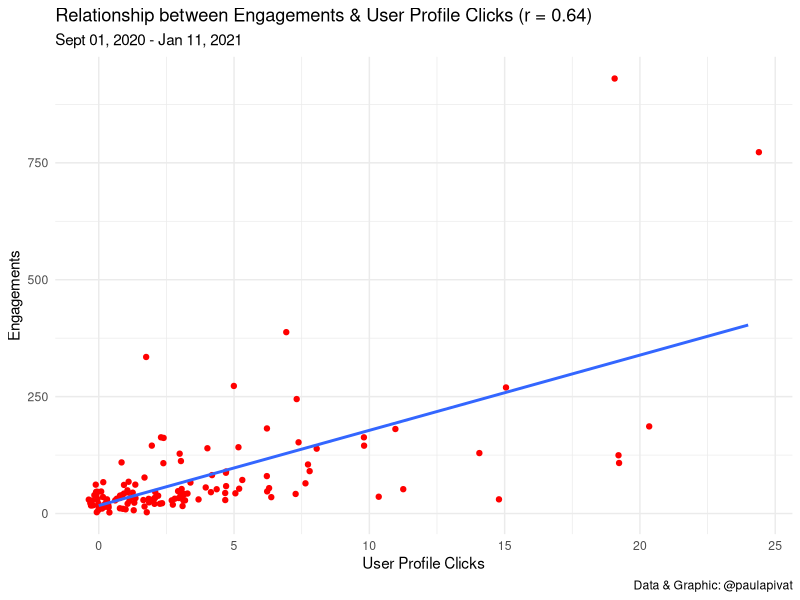
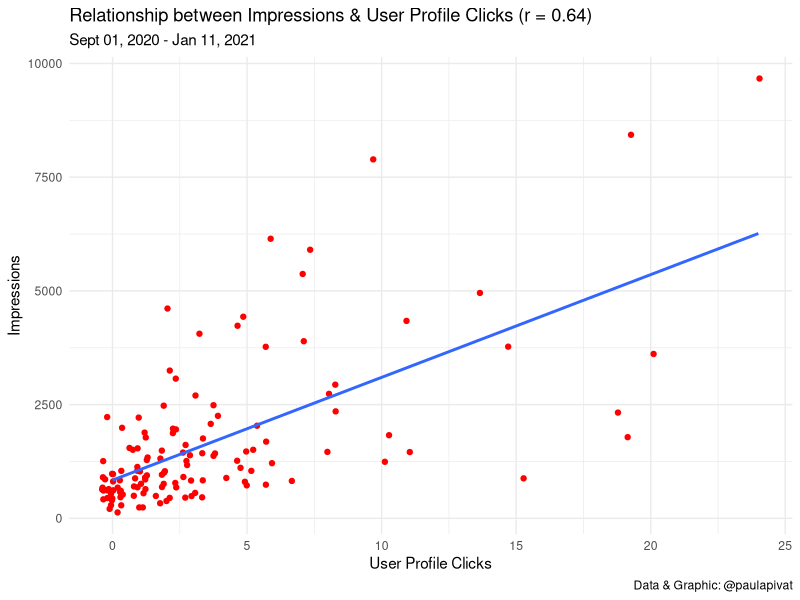
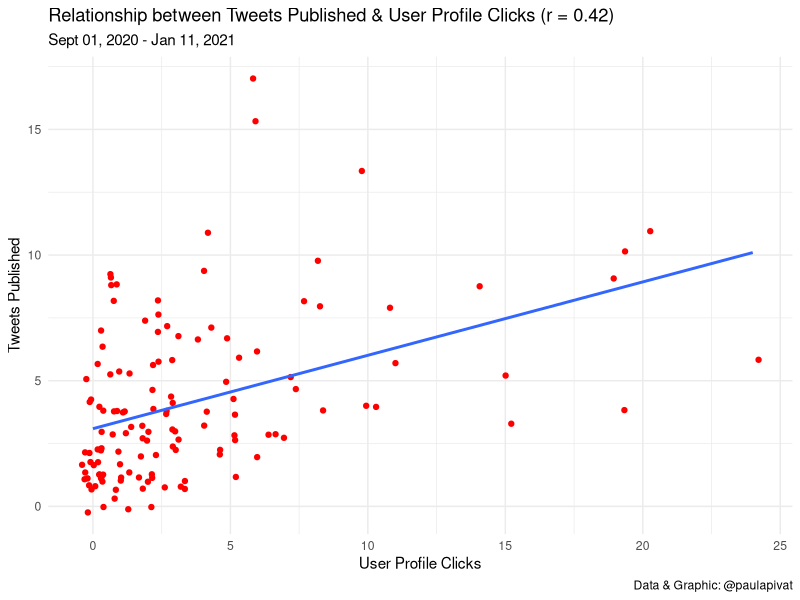
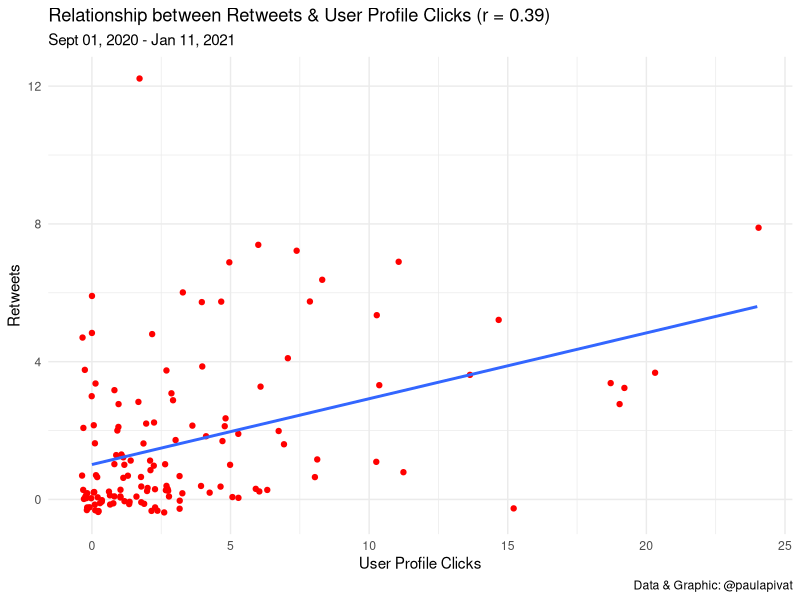
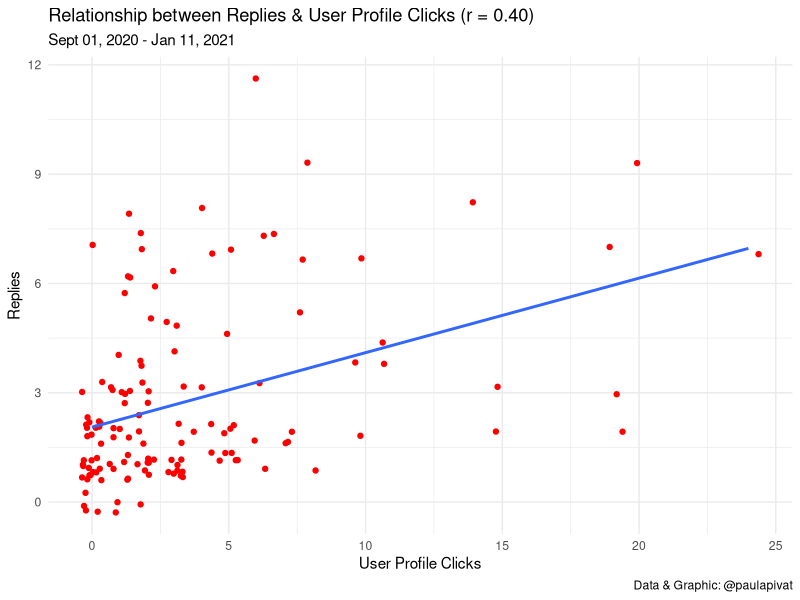
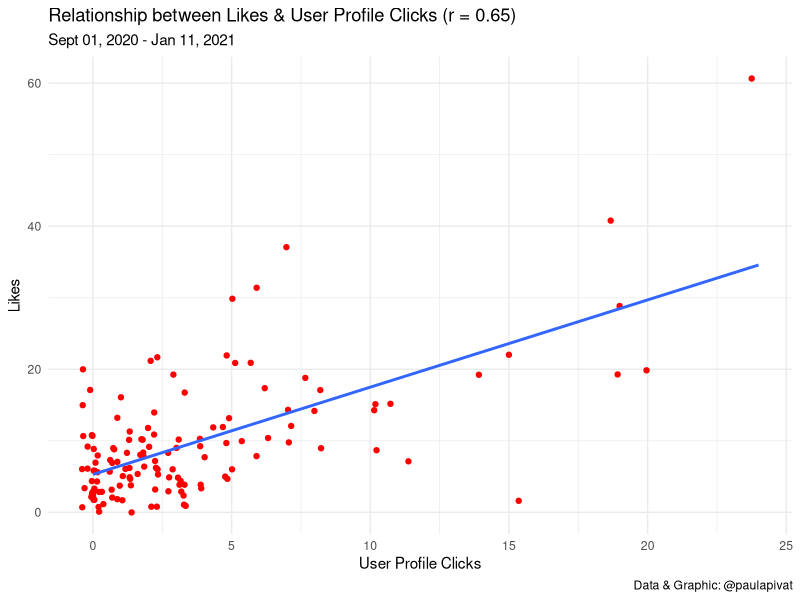
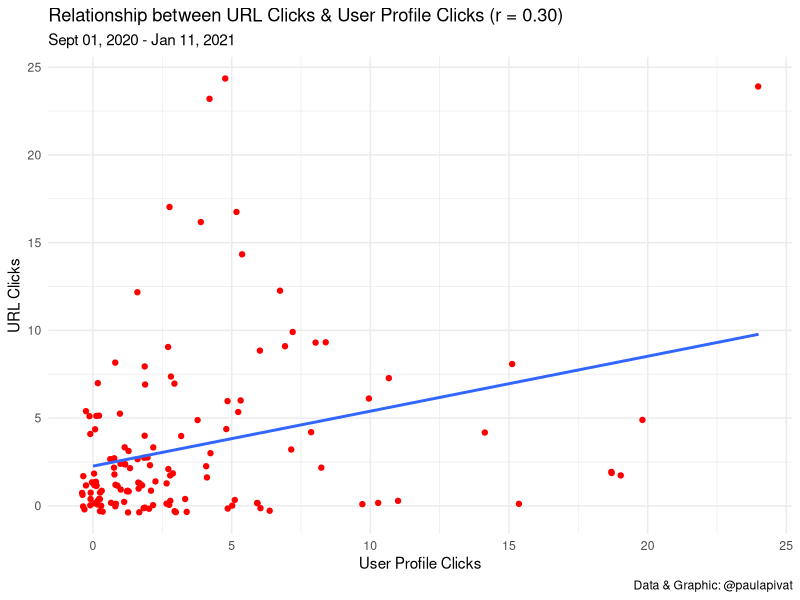
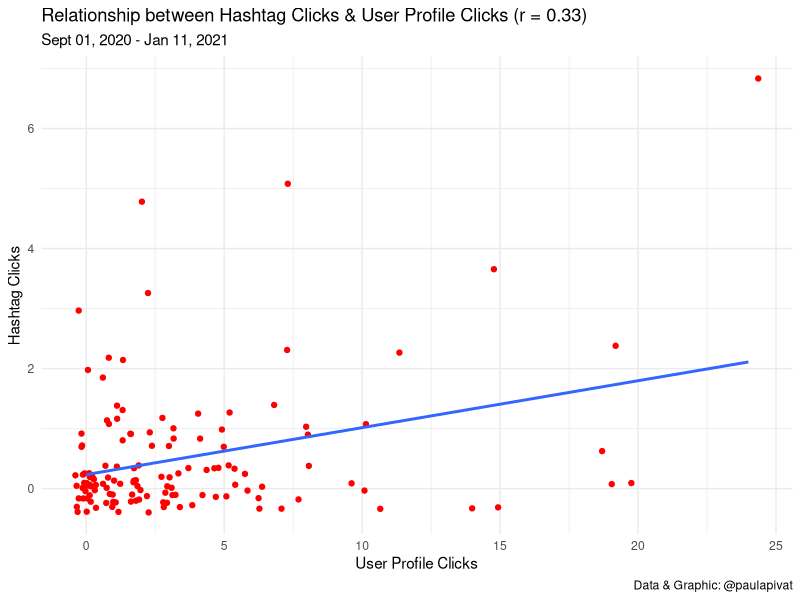

Reproduce these figures in R, in order.
library(tidyverse)
library(lubridate)
library(GGally)

# load data from September to mid-January
df1 <- read_csv("./daily_tweet_activity/daily_tweet_activity_metrics_paulapivat_20200901_20201001_en.csv")
df2 <- read_csv("./daily_tweet_activity/daily_tweet_activity_metrics_paulapivat_20201001_20201101_en.csv")
df3 <- read_csv("./daily_tweet_activity/daily_tweet_activity_metrics_paulapivat_20201101_20201201_en.csv")
df4 <- read_csv("./daily_tweet_activity/daily_tweet_activity_metrics_paulapivat_20201201_20210101_en.csv")
df5 <- read_csv("./daily_tweet_activity/daily_tweet_activity_metrics_paulapivat_20210101_20210112_en.csv")

# combining ALL five dataframes into ONE by rows

df <- rbind(df1, df2, df3, df4, df5)

# USER PROFILE CLICKS ----

# Engagement (r = 0.64) ----
df %>%
    ggplot(aes(x = `user profile clicks`, y = engagements)) +
    geom_point(color = 'red', position = 'jitter') +
    geom_smooth(method = 'lm', se = FALSE) +
    theme_minimal() +
    labs(
        title = "Relationship between Engagements & User Profile Clicks (r = 0.64)",
        subtitle = "Sept 01, 2020 - Jan 11, 2021",
        y = "Engagements",
        x = "User Profile Clicks",
        caption = "Data & Graphic: @paulapivat"
    )

cor.test(x = df$`user profile clicks`, y = df$engagements)

# Impressions (r = 0.64) ----
df %>%
    ggplot(aes(x = `user profile clicks`, y = impressions)) +
    geom_point(color = 'red', position = 'jitter') +
    geom_smooth(method = 'lm', se = FALSE) +
    theme_minimal() +
    labs(
        title = "Relationship between Impressions & User Profile Clicks (r = 0.64)",
        subtitle = "Sept 01, 2020 - Jan 11, 2021",
        y = "Impressions",
        x = "User Profile Clicks",
        caption = "Data & Graphic: @paulapivat"
    )

cor.test(x = df$`user profile clicks`, y = df$impressions)

# Tweets Published (r = 0.42) ----
df %>%
    ggplot(aes(x = `user profile clicks`, y = `Tweets published`)) +
    geom_point(color = 'red', position = 'jitter') +
    geom_smooth(method = 'lm', se = FALSE) +
    theme_minimal() +
    labs(
        title = "Relationship between Tweets Published & User Profile Clicks (r = 0.42)",
        subtitle = "Sept 01, 2020 - Jan 11, 2021",
        y = "Tweets Published",
        x = "User Profile Clicks",
        caption = "Data & Graphic: @paulapivat"
    )

cor.test(x = df$`user profile clicks`, y = df$`Tweets published`)


# Retweets (r = 0.39) ----
df %>%
    ggplot(aes(x = `user profile clicks`, y = retweets)) +
    geom_point(color = 'red', position = 'jitter') +
    geom_smooth(method = 'lm', se = FALSE) +
    theme_minimal() +
    labs(
        title = "Relationship between Retweets & User Profile Clicks (r = 0.39)",
        subtitle = "Sept 01, 2020 - Jan 11, 2021",
        y = "Retweets",
        x = "User Profile Clicks",
        caption = "Data & Graphic: @paulapivat"
    )

cor.test(x = df$`user profile clicks`, y = df$retweets)

# Replies (r = 0.40) ----
df %>%
    ggplot(aes(x = `user profile clicks`, y = replies)) +
    geom_point(color = 'red', position = 'jitter') +
    geom_smooth(method = 'lm', se = FALSE) +
    theme_minimal() +
    labs(
        title = "Relationship between Replies & User Profile Clicks (r = 0.40)",
        subtitle = "Sept 01, 2020 - Jan 11, 2021",
        y = "Replies",
        x = "User Profile Clicks",
        caption = "Data & Graphic: @paulapivat"
    )

cor.test(x = df$`user profile clicks`, y = df$replies)

# Likes (r = 0.65) ----
df %>%
    ggplot(aes(x = `user profile clicks`, y = likes)) +
    geom_point(color = 'red', position = 'jitter') +
    geom_smooth(method = 'lm', se = FALSE) +
    theme_minimal() +
    labs(
        title = "Relationship between Likes & User Profile Clicks (r = 0.65)",
        subtitle = "Sept 01, 2020 - Jan 11, 2021",
        y = "Likes",
        x = "User Profile Clicks",
        caption = "Data & Graphic: @paulapivat"
    )

cor.test(x = df$`user profile clicks`, y = df$likes)

# URL Clicks (r = 0.30) ----
df %>%
    ggplot(aes(x = `user profile clicks`, y = `url clicks`)) +
    geom_point(color = 'red', position = 'jitter') +
    geom_smooth(method = 'lm', se = FALSE) +
    theme_minimal() +
    labs(
        title = "Relationship between URL Clicks & User Profile Clicks (r = 0.30)",
        subtitle = "Sept 01, 2020 - Jan 11, 2021",
        y = "URL Clicks",
        x = "User Profile Clicks",
        caption = "Data & Graphic: @paulapivat"
    )

cor.test(x = df$`user profile clicks`, y = df$`url clicks`)

# And Hashtag Clicks (r = 0.33) ----
df %>%
    ggplot(aes(x = `user profile clicks`, y = `hashtag clicks`)) +
    geom_point(color = 'red', position = 'jitter') +
    geom_smooth(method = 'lm', se = FALSE) +
    theme_minimal() +
    labs(
        title = "Relationship between Hashtag Clicks & User Profile Clicks (r = 0.33)",
        subtitle = "Sept 01, 2020 - Jan 11, 2021",
        y = "Hashtag Clicks",
        x = "User Profile Clicks",
        caption = "Data & Graphic: @paulapivat"
    )

cor.test(x = df$`user profile clicks`, y = df$`hashtag clicks`)

# Detail Expands (r = 0.64) ----
df %>%
    ggplot(aes(x = `user profile clicks`, y = `detail expands`)) +
    geom_point(color = 'red', position = 'jitter') +
    geom_smooth(method = 'lm', se = FALSE) +
    theme_minimal() +
    labs(
        title = "Relationship between Detail Expands & User Profile Clicks (r = 0.64)",
        subtitle = "Sept 01, 2020 - Jan 11, 2021",
        y = "Detail Expands",
        x = "User Profile Clicks",
        caption = "Data & Graphic: @paulapivat"
    )

cor.test(x = df$`user profile clicks`, y = df$`detail expands`)

# Media Views (r = 0.53) ----
df %>%
    ggplot(aes(x = `user profile clicks`, y = `media views`)) +
    geom_point(color = 'red', position = 'jitter') +
    geom_smooth(method = 'lm', se = FALSE) +
    theme_minimal() +
    labs(
        title = "Relationship between Media Views & User Profile Clicks (r = 0.53)",
        subtitle = "Sept 01, 2020 - Jan 11, 2021",
        y = "Media Views",
        x = "User Profile Clicks",
        caption = "Data & Graphic: @paulapivat"
    )

cor.test(x = df$`user profile clicks`, y = df$`media views`)

# Media Engagements (r = 0.54) ----
df %>%
    ggplot(aes(x = `user profile clicks`, y = `media engagements`)) +
    geom_point(color = 'red', position = 'jitter') +
    geom_smooth(method = 'lm', se = FALSE) +
    theme_minimal() +
    labs(
        title = "Relationship between Media Engagements & User Profile Clicks (r = 0.54)",
        subtitle = "Sept 01, 2020 - Jan 11, 2021",
        y = "Media Engagements",
        x = "User Profile Clicks",
        caption = "Data & Graphic: @paulapivat"
    )

cor.test(x = df$`user profile clicks`, y = df$`media engagements`)


# PIVOT LONGER ----
df %>%
    select(Date, `user profile clicks`, impressions, engagements, retweets, replies, likes) %>%
    pivot_longer(cols = 3:7, names_to = 'iv') %>%
    ggplot(aes(x = `user profile clicks`, y = value)) +
    geom_point(color = 'red', position = 'jitter') +
    geom_smooth(method = 'lm', se = FALSE) +
    facet_wrap(~iv, scales = 'free')

# CORRELELOGRAM ----

# native plot()
df %>%
    select(`user profile clicks`,3:4, 6:8, 10:12) %>%
    plot(pch = 20, cex = 1.5, col="#69b3a2")

# strongest
df %>%
    select(8, 12, 19:20, `user profile clicks`) %>%
    plot(pch = 20, cex = 1.5, col="#69b3a2")

# moderate
df %>%
    select(6:7, 10:11, `user profile clicks`) %>%
    plot(pch = 20, cex = 1.5, col="#69b3a2")

# GGally
# Documentation: https://www.rdocumentation.org/packages/GGally/versions/1.5.0/topics/ggpairs
library(GGally)


# GGally, Strongest Related
df %>%
    select(8, 12, 19:20, `user profile clicks`) %>%
    ggpairs(
        diag = NULL,
        title = "Strongest Relationships with User Profile Clicks: Sep 2020 - Jan 2021",
        axisLabels = c("internal"),
        xlab = "Value"
    )

# GGally, Least Related
df %>%
    select(6:7, 10:11, `user profile clicks`) %>%
    ggpairs(
        diag = NULL,
        title = "Moderate Relationships with User Profile Clicks: Sep 2020 - Jan 2021",
        axisLabels = c("internal"),
        xlab = "Value"
    )

# VISUALIZING ----
library(ggridges)

str(df)

df %>%
    mutate(
        month = month(Date, label = TRUE, abbr = TRUE)
    ) %>% 
    # fill = ..x.. allows colors to show up
    ggplot(aes(x = impressions, y = month, fill = ..x.., group = month)) +
    geom_density_ridges_gradient(scale = 3, rel_min_height = 0.01, stat = 'density_ridges') +
    scale_fill_viridis_c(option = 'C')
